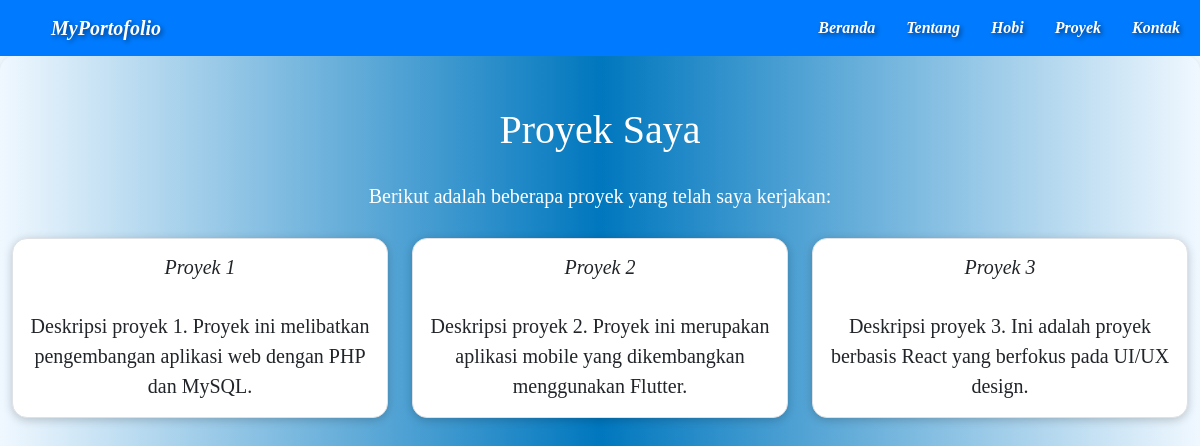
Screenshot of /UTS/proyek.php with the database file from the repository.
### tables this page shows
CREATE TABLE projects (
    id INT AUTO_INCREMENT PRIMARY KEY,
    project_title VARCHAR(100),
    project_description TEXT
);

### UTS/proyek.php (the view, shortened to what this page needs)
<?php
include 'koneksi.php';
$sql_projects = "SELECT project_title, project_description FROM projects";
$result_projects = $conn->query($sql_projects);
?>
<!DOCTYPE html>
<html lang="en">
<head>
    <link href="https://cdn.jsdelivr.net/npm/bootstrap@5.3.0-alpha1/dist/css/bootstrap.min.css" rel="stylesheet">
</head>
<body>
    <?php include 'navbar.php'; ?>
    <div class="container">
        <h2>Proyek Saya</h2>
        <h5>Berikut adalah beberapa proyek yang telah saya kerjakan:</h5>
        <div class="row">
            <?php if ($result_projects->num_rows > 0): ?>
                <?php while ($row = $result_projects->fetch_assoc()): ?>
                    <div class="col-md-4 col-sm-6 mb-4">
                        <div class="card project-card">
                            <div class="card-body">
                                <h5 class="card-title"><?php echo htmlspecialchars($row["project_title"]); ?></h5>
                                <br>
                                <p class="card-text"><?php echo htmlspecialchars($row["project_description"]); ?></p>
                            </div>
                        </div>
                    </div>
                <?php endwhile; ?>
            <?php else: ?>
                <div class="col-12 text-center">
                    <p>Belum ada proyek.</p>
                </div>
            <?php endif; ?>
        </div>
    </div>
</body>
</html>

### UTS/proyek.php (style rules this page uses)
body { background: linear-gradient(to right, #f0f8ff, #0077be, #f0f8ff); font-size: 1rem; font-family: "#"; }
.container { max-width: 1200px; margin: auto; padding-top: 50px; box-shadow: 0 2px 10px rgba(0, 0, 0, 0.1); border-radius: 15px; }
h2 { font-size: 2.5rem; color: #ffffff; text-align: center; margin-bottom: 30px; animation: fadeInUp 1s ease; }
p { font-size: 1.25rem; text-align: center; margin-bottom: 30px; animation: fadeInUp 1.2s ease; }
.project-card { transition: transform 0.2s, box-shadow 0.2s; background-color: #ffffff; border: 1px solid #dee2e6; border-radius: 0.25rem; margin-bottom: 20px; box-shadow: 0 2px 10px rgba(0, 0, 0, 0.2); animation: fadeIn 1s ease; border-radius: 15px; }
.card-title { font-family: "#"; font-style: italic; }
h5 { font-size: 1.25rem; text-align: center; margin-bottom: 30px; animation: fadeInUp 1.2s ease; color: white; }

### rows the page displays
projects: project_title "Proyek 1", project_description "Deskripsi proyek 1. Proyek ini melibatkan pengembangan aplikasi web dengan PHP dan MySQL."
projects: project_title "Proyek 2", project_description "Deskripsi proyek 2. Proyek ini merupakan aplikasi mobile yang dikembangkan menggunakan Flutter."
projects: project_title "Proyek 3", project_description "Deskripsi proyek 3. Ini adalah proyek berbasis React yang berfokus pada UI/UX design."
